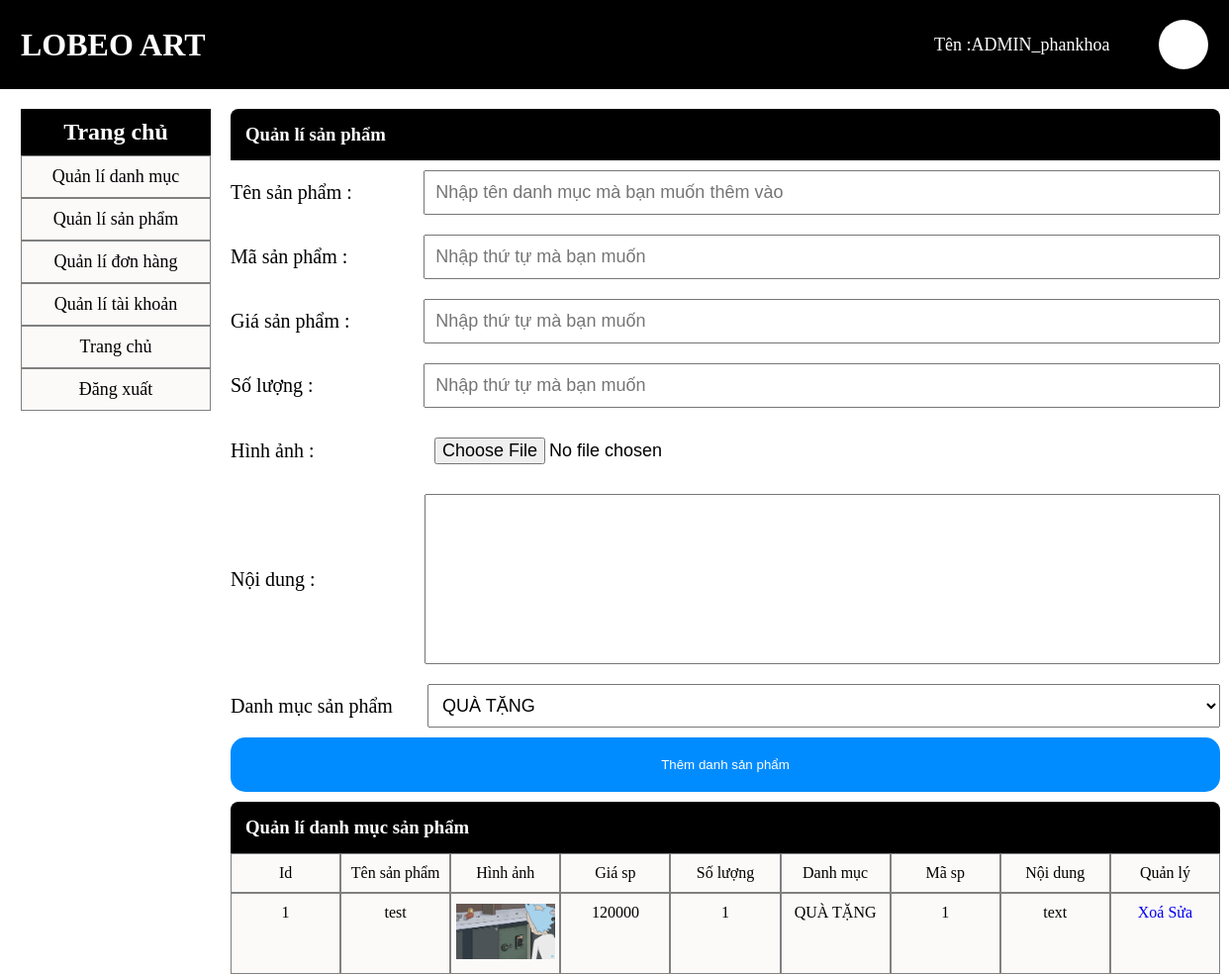
The app's page /admin/indexAdmin.php?action=quanlysp&query=them (signed in) with its own data.
### tables this page shows
CREATE TABLE `tbl_product` (
  `id_sanpham` int(11) NOT NULL,
  `tensanpham` varchar(256) NOT NULL,
  `masp` varchar(256) NOT NULL,
  `giasp` int(100) NOT NULL,
  `soluong` int(11) NOT NULL,
  `hinhanh` varchar(256) NOT NULL,
  `noidung` text NOT NULL,
  `id_danhmuc` int(11) NOT NULL
);

CREATE TABLE `tbl_danhmuc` (
  `id_danhmuc` int(11) NOT NULL,
  `tendanhmuc` varchar(256) NOT NULL,
  `thutu` int(11) NOT NULL
);

### admin/modules/quanlysp/them.php (the view, shortened to what this page needs)
<!DOCTYPE html>
<html lang="en">
<head>
</head>
<body>
    <form action="modules/quanlysp/xuly.php" method="POST" enctype="multipart/form-data">
        <div class="danhmucsp_them">
            <div class="danhmucsp_title">
                <h3>Quản lí sản phẩm</h3>
            </div>
            <div class="danhmucsp_them_content">
                <div class="danhmucsp_them_item row">
                    <span>Tên sản phẩm : </span>
                    <input type="text" name="tensanpham" placeholder="Nhập tên danh mục mà bạn muốn thêm vào">
                </div>
                <div class="danhmucsp_them_item row">
                    <span>Mã sản phẩm :</span>
                    <input type="number" name="masp" placeholder="Nhập thứ tự mà bạn muốn">
                </div>
                <div class="danhmucsp_them_item row">
                    <span>Giá sản phẩm :</span>
                    <input type="text" name="giasp" placeholder="Nhập thứ tự mà bạn muốn">
                </div>
                <div class="danhmucsp_them_item row">
                    <span>Số lượng : </span>
                    <input type="text" name="soluong" placeholder="Nhập thứ tự mà bạn muốn">
                </div>
                <div class="danhmucsp_them_item row">
                    <span>Hình ảnh : </span>
                    <input type="file" name="hinhanh">
                </div>
                <div class="danhmucsp_them_item row">
                    <span>Nội dung : </span>
                    <textarea rows="10"  name="noidung" style="resize: none"></textarea>
                </div>
                <div class="danhmucsp_them_item row">
                    <span>Danh mục sản phẩm </span>
                    <select name="danhmuc">
                    <?php
                        $sql_danhmuc = "SELECT * FROM tbl_danhmuc ORDER BY id_danhmuc DESC";
                        $query_danhmuc = mysqli_query($mysqli,$sql_danhmuc);
                        while($row_danhmuc = mysqli_fetch_array($query_danhmuc)){
                    ?>
                    <option value="<?php echo $row_danhmuc['id_danhmuc'] ?>"><?php echo $row_danhmuc['tendanhmuc'] ?></option>
                    <?php
                    }
                    ?>
                    </select>
                </div>
                <button name="themsanpham">Thêm danh sản phẩm</button>
            </div>
        </div>
    </form>
</body>
</html>

### admin/modules/quanlysp/lietke.php (shortened to what this page needs)
<!DOCTYPE html>
<html lang="en">
<head>
</head>
<body>
        <?php
            $sql_lietke_sp = "SELECT * FROM tbl_product,tbl_danhmuc WHERE tbl_product.id_danhmuc=tbl_danhmuc.id_danhmuc ORDER BY id_sanpham DESC";
            $query_lietke_sp = mysqli_query($mysqli,$sql_lietke_sp);
        ?>
      <div class="danhmucsp_lietke">
        <div class="danhmucsp_lietke_title">
            <h3>Quản lí danh mục sản phẩm</h3>
        </div>
        <div >
          <table style="width:100%">
            <ul class="danhmucsp_lietke_container row">
              <li>Id</li>
              <li>Tên sản phẩm</li>
              <li>Hình ảnh</li>
              <li>Giá sp</li>
              <li>Số lượng</li>
              <li>Danh mục</li>
              <li>Mã sp</li>
              <li>Nội dung</li>
              <li>Quản lý</li>
            </ul>
            <?php
              $i = 0;
              while($row = mysqli_fetch_array($query_lietke_sp)){
              $i++;
            ?>
            <ul class="danhmucsp_lietke_container row">
              <li><?php echo $i ?></li>
              <li><?php echo $row['tensanpham'] ?></li>
              <li><img src="modules/quanlysp/uploads/<?php echo $row['hinhanh'] ?>" width="100px"></li>
              <li><?php echo $row['giasp'] ?></li>
              <li><?php echo $row['soluong'] ?></li>
              <li><?php echo $row['tendanhmuc'] ?></li>
              <li><?php echo $row['masp'] ?></li>
              <li><?php echo $row['noidung'] ?></li>
              <li>
                <a href="modules/quanlysp/xuly.php?idsanpham=<?php echo $row['id_sanpham'] ?>">Xoá</a>
                <a href="?action=quanlysp&query=sua&idsanpham=<?php echo $row['id_sanpham'] ?>">Sửa</a>
              </li>
            </ul>
            <?php
            }
            ?>
          </table>
        </div>
     </div>
</body>
</html>

### admin/css/adminPages.css (style rules this page uses)
* { padding: 0; margin : 0; list-style: none; text-decoration: none; }
.row { display: flex; }
.danhmucsp_them , .danhmucsp_lietke { width: 1000px; margin: auto; margin: 0px 20px; }
.danhmucsp_title , .danhmucsp_lietke_title { background-color: black; color: #fff; padding : 15px; border-radius: 8px 8px 0px 0px; margin-top: 10px; }
.danhmucsp_lietke_container li { border: 0.1px solid gray; background-color: #fcf9f9; }
.danhmucsp_them_content input { display: flex; width: 100%; font-size: 18px; padding: 10px; margin: 10px 0; outline : none; }
.danhmucsp_them_item { align-items: center; }
.danhmucsp_them_item span { width: 250px; text-align: left; font-size: 20px; }
.danhmucsp_them_content button { width: 100%; padding: 20px; outline : none; border: none; background-color: rgb(0, 140, 255); color: #fff; border-radius: 15px; }
.danhmucsp_them_item textarea { display: flex; width: 100%; font-size: 18px; padding: 10px; margin: 10px 0; outline : none; height: 150px; }
.danhmucsp_them_item select { display: flex; width: 100%; font-size: 18px; padding: 10px; margin: 10px 0; outline : none; }
.danhmucsp_lietke_container li { width: 33%; padding: 10px 0; }
table { border: none; }
li { border: 1px solid black; text-align: center; background-color:#fcf9f9; width: 10%; overflow: hidden; }

### records on screen
tbl_product: tensanpham "test", hinhanh (picture), giasp "120000", soluong "1", id_danhmuc.tendanhmuc "QUÀ TẶNG", masp "1", noidung "text"

### other values on screen
$_SESSION['admin_name'] "ADMIN_phankhoa"
form field danhmuc "QUÀ TẶNG"
